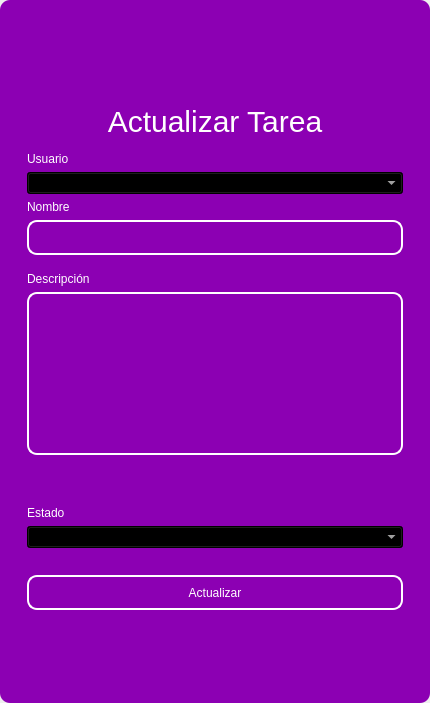
<?xml version="1.0" encoding="UTF-8"?>
<ui version="4.0">
 <class>MainWindow</class>
 <widget class="QMainWindow" name="MainWindow">
  <property name="geometry">
   <rect>
    <x>0</x>
    <y>0</y>
    <width>430</width>
    <height>703</height>
   </rect>
  </property>
  <property name="windowTitle">
   <string>MainWindow</string>
  </property>
  <property name="styleSheet">
   <string notr="true"/>
  </property>
  <widget class="QWidget" name="centralwidget">
   <property name="styleSheet">
    <string notr="true"/>
   </property>
   <layout class="QVBoxLayout" name="verticalLayout">
    <property name="spacing">
     <number>0</number>
    </property>
    <property name="leftMargin">
     <number>0</number>
    </property>
    <property name="topMargin">
     <number>0</number>
    </property>
    <property name="rightMargin">
     <number>0</number>
    </property>
    <property name="bottomMargin">
     <number>0</number>
    </property>
    <item>
     <widget class="QFrame" name="frame">
      <property name="enabled">
       <bool>true</bool>
      </property>
      <property name="styleSheet">
       <string notr="true">QFrame {
	border-radius:10px;
	background-color: rgb(140, 0, 179);
 }
</string>
      </property>
      <property name="frameShape">
       <enum>QFrame::StyledPanel</enum>
      </property>
      <property name="frameShadow">
       <enum>QFrame::Raised</enum>
      </property>
      <layout class="QVBoxLayout" name="verticalLayout_2">
       <item>
        <widget class="QFrame" name="frame_superior">
         <property name="minimumSize">
          <size>
           <width>0</width>
           <height>40</height>
          </size>
         </property>
         <property name="maximumSize">
          <size>
           <width>16777215</width>
           <height>40</height>
          </size>
         </property>
         <property name="styleSheet">
          <string notr="true">QPushButton{
border-radius:18px;
}

QPushButton:hover{
	background-color: rgb(0, 0, 0);
}
</string>
         </property>
         <property name="frameShape">
          <enum>QFrame::StyledPanel</enum>
         </property>
         <property name="frameShadow">
          <enum>QFrame::Raised</enum>
         </property>
         <layout class="QHBoxLayout" name="horizontalLayout_3">
          <property name="spacing">
           <number>4</number>
          </property>
          <property name="leftMargin">
           <number>0</number>
          </property>
          <property name="topMargin">
           <number>0</number>
          </property>
          <property name="rightMargin">
           <number>0</number>
          </property>
          <property name="bottomMargin">
           <number>0</number>
          </property>
          <item>
           <widget class="QPushButton" name="btn_icon">
            <property name="text">
             <string/>
            </property>
            <property name="iconSize">
             <size>
              <width>40</width>
              <height>40</height>
             </size>
            </property>
           </widget>
          </item>
          <item>
           <spacer name="horizontalSpacer_2">
            <property name="orientation">
             <enum>Qt::Horizontal</enum>
            </property>
            <property name="sizeHint" stdset="0">
             <size>
              <width>443</width>
              <height>20</height>
             </size>
            </property>
           </spacer>
          </item>
          <item>
           <widget class="QPushButton" name="bt_minimizar">
            <property name="minimumSize">
             <size>
              <width>38</width>
              <height>38</height>
             </size>
            </property>
            <property name="maximumSize">
             <size>
              <width>38</width>
              <height>38</height>
             </size>
            </property>
            <property name="cursor">
             <cursorShape>PointingHandCursor</cursorShape>
            </property>
            <property name="text">
             <string/>
            </property>
            <property name="icon">
             <iconset>
              <normaloff>image/minus.svg</normaloff>image/minus.svg</iconset>
            </property>
            <property name="iconSize">
             <size>
              <width>38</width>
              <height>38</height>
             </size>
            </property>
           </widget>
          </item>
          <item>
           <widget class="QPushButton" name="bt_maximizar">
            <property name="minimumSize">
             <size>
              <width>38</width>
              <height>38</height>
             </size>
            </property>
            <property name="maximumSize">
             <size>
              <width>38</width>
              <height>38</height>
             </size>
            </property>
            <property name="cursor">
             <cursorShape>PointingHandCursor</cursorShape>
            </property>
            <property name="text">
             <string/>
            </property>
            <property name="icon">
             <iconset>
              <normaloff>image/chevron-up.svg</normaloff>image/chevron-up.svg</iconset>
            </property>
            <property name="iconSize">
             <size>
              <width>38</width>
              <height>38</height>
             </size>
            </property>
           </widget>
          </item>
          <item>
           <widget class="QPushButton" name="bt_restaurar">
            <property name="minimumSize">
             <size>
              <width>38</width>
              <height>38</height>
             </size>
            </property>
            <property name="maximumSize">
             <size>
              <width>38</width>
              <height>38</height>
             </size>
            </property>
            <property name="cursor">
             <cursorShape>PointingHandCursor</cursorShape>
            </property>
            <property name="text">
             <string/>
            </property>
            <property name="icon">
             <iconset>
              <normaloff>image/chevron-down.svg</normaloff>image/chevron-down.svg</iconset>
            </property>
            <property name="iconSize">
             <size>
              <width>38</width>
              <height>38</height>
             </size>
            </property>
           </widget>
          </item>
          <item>
           <widget class="QPushButton" name="bt_cerrar">
            <property name="minimumSize">
             <size>
              <width>38</width>
              <height>38</height>
             </size>
            </property>
            <property name="maximumSize">
             <size>
              <width>38</width>
              <height>38</height>
             </size>
            </property>
            <property name="cursor">
             <cursorShape>PointingHandCursor</cursorShape>
            </property>
            <property name="text">
             <string/>
            </property>
            <property name="icon">
             <iconset>
              <normaloff>image/x.svg</normaloff>image/x.svg</iconset>
            </property>
            <property name="iconSize">
             <size>
              <width>38</width>
              <height>38</height>
             </size>
            </property>
           </widget>
          </item>
         </layout>
        </widget>
       </item>
       <item>
        <widget class="QFrame" name="frame_3">
         <property name="styleSheet">
          <string notr="true">QLabel {
	color: rgb(255, 255, 254);
	font: 12pt &quot;Arial&quot;;
	background-color: rgba(0, 0, 0,0);
}

QTextEdit{
background-color: rgba(0, 0, 0,0);
border-radius:10px; 
font: 12pt &quot;Arial&quot;;
color: rgb(255, 255, 254);
border: 2px solid  rgb(255, 255, 255);

}

QTextEdit:hover{
background-color: rgba(0, 0, 0,0);
border-radius:10px; 
font: 12pt &quot;Arial&quot;;
border: 2px solid  rgb(120, 0, 171);
}

QTextEdit:focus{
background-color: rgb(0, 0, 0);
border-radius:10px; 
font: 12pt &quot;Arial&quot;;
border: 2px solid rgb(120, 0, 171);
}

QLineEdit{
background-color: rgba(0, 0, 0,0);
border-radius:10px; 
font: 12pt &quot;Arial&quot;;
color: rgb(255, 255, 254);
border: 2px solid  rgb(255, 255, 255);

}

QLineEdit:hover{
background-color: rgba(0, 0, 0,0);
border-radius:10px; 
font: 12pt &quot;Arial&quot;;
border: 2px solid  rgb(120, 0, 171);
}

QLineEdit:focus{
background-color: rgb(0, 0, 0);
border-radius:10px; 
font: 12pt &quot;Arial&quot;;
border: 2px solid rgb(120, 0, 171);
}

QCheckBox{
	font: 12pt &quot;Arial&quot;;
	color: rgb(255, 255, 255);
}

QCheckBox::indicator {
    width: 18px;
    height:18px;
}

QCheckBox::indicator:unchecked {
   background-image: url(image/square.svg);
}

QCheckBox::indicator:checked {
   background-image: url(image/check-square.svg);
}

QPushButton{
border-radius:10px; 
font: 12pt &quot;Arial&quot;;
color: rgb(255, 255, 254);
border: 2px solid #ffffff;
}

QPushButton:hover{
border-radius:10px; 
font: 12pt &quot;Arial&quot;;
color: rgb(255, 255, 255);
border: 2px solid rgb(120, 0, 171);
	background-color: rgb(120, 0, 171);
}
</string>
         </property>
         <property name="frameShape">
          <enum>QFrame::StyledPanel</enum>
         </property>
         <property name="frameShadow">
          <enum>QFrame::Raised</enum>
         </property>
         <layout class="QHBoxLayout" name="horizontalLayout_4">
          <item>
           <layout class="QVBoxLayout" name="verticalLayout_4">
            <item>
             <spacer name="verticalSpacer">
              <property name="orientation">
               <enum>Qt::Vertical</enum>
              </property>
              <property name="sizeHint" stdset="0">
               <size>
                <width>28</width>
                <height>28</height>
               </size>
              </property>
             </spacer>
            </item>
            <item>
             <widget class="QFrame" name="frame_4">
              <property name="maximumSize">
               <size>
                <width>400</width>
                <height>600</height>
               </size>
              </property>
              <property name="styleSheet">
               <string notr="true">QLabel {
	color: rgb(255, 255, 254);
	font: 12pt &quot;Arial&quot;;
	background-color: rgba(0, 0, 0,0);
}

QTextEdit{
background-color: rgba(0, 0, 0,0);
border-radius:10px; 
font: 12pt &quot;Arial&quot;;
color: rgb(255, 255, 254);
border: 2px solid  rgb(255, 255, 255);

}

QTextEdit:hover{
background-color: rgba(0, 0, 0,0);
border-radius:10px; 
font: 12pt &quot;Arial&quot;;
border: 2px solid  rgb(120, 0, 171);
}

QTextEdit:focus{
background-color: rgb(0, 0, 0);
border-radius:10px; 
font: 12pt &quot;Arial&quot;;
border: 2px solid rgb(120, 0, 171);
}

QLineEdit{
background-color: rgba(0, 0, 0,0);
border-radius:10px; 
font: 12pt &quot;Arial&quot;;
color: rgb(255, 255, 254);
border: 2px solid  rgb(255, 255, 255);

}

QLineEdit:hover{
background-color: rgba(0, 0, 0,0);
border-radius:10px; 
font: 12pt &quot;Arial&quot;;
border: 2px solid  rgb(120, 0, 171);
}

QLineEdit:focus{
background-color: rgb(0, 0, 0);
border-radius:10px; 
font: 12pt &quot;Arial&quot;;
border: 2px solid rgb(120, 0, 171);
}

QCheckBox{
	font: 12pt &quot;Arial&quot;;
	color: rgb(255, 255, 255);
}

QCheckBox::indicator {
    width: 18px;
    height:18px;
}

QCheckBox::indicator:unchecked {
   background-image: url(image/square.svg);
}

QCheckBox::indicator:checked {
   background-image: url(image/check-square.svg);
}

QPushButton{
border-radius:10px; 
font: 12pt &quot;Arial&quot;;
color: rgb(255, 255, 254);
border: 2px solid #ffffff;
}

QPushButton:hover{
border-radius:10px; 
font: 12pt &quot;Arial&quot;;
color: rgb(255, 255, 255);
border: 2px solid rgb(120, 0, 171);
	background-color: rgb(120, 0, 171);
}
</string>
              </property>
              <property name="frameShape">
               <enum>QFrame::StyledPanel</enum>
              </property>
              <property name="frameShadow">
               <enum>QFrame::Raised</enum>
              </property>
              <layout class="QVBoxLayout" name="verticalLayout_3">
               <item>
                <spacer name="verticalSpacer_3">
                 <property name="orientation">
                  <enum>Qt::Vertical</enum>
                 </property>
                 <property name="sizeHint" stdset="0">
                  <size>
                   <width>20</width>
                   <height>40</height>
                  </size>
                 </property>
                </spacer>
               </item>
               <item>
                <widget class="QLabel" name="label_3">
                 <property name="minimumSize">
                  <size>
                   <width>100</width>
                   <height>50</height>
                  </size>
                 </property>
                 <property name="styleSheet">
                  <string notr="true">font-size: 30px</string>
                 </property>
                 <property name="text">
                  <string>Actualizar Tarea</string>
                 </property>
                 <property name="alignment">
                  <set>Qt::AlignCenter</set>
                 </property>
                </widget>
               </item>
               <item>
                <widget class="QLabel" name="label_6">
                 <property name="text">
                  <string>Usuario</string>
                 </property>
                </widget>
               </item>
               <item>
                <widget class="QComboBox" name="user_combobox">
                 <property name="styleSheet">
                  <string notr="true">color: rgb(255, 255, 255);
background-color: rgb(0, 0, 0);</string>
                 </property>
                </widget>
               </item>
               <item>
                <widget class="QLabel" name="label_4">
                 <property name="text">
                  <string>Nombre</string>
                 </property>
                </widget>
               </item>
               <item>
                <widget class="QLineEdit" name="nametxt">
                 <property name="minimumSize">
                  <size>
                   <width>0</width>
                   <height>35</height>
                  </size>
                 </property>
                 <property name="text">
                  <string/>
                 </property>
                </widget>
               </item>
               <item>
                <spacer name="verticalSpacer_4">
                 <property name="orientation">
                  <enum>Qt::Vertical</enum>
                 </property>
                 <property name="sizeHint" stdset="0">
                  <size>
                   <width>20</width>
                   <height>40</height>
                  </size>
                 </property>
                </spacer>
               </item>
               <item>
                <widget class="QLabel" name="label_5">
                 <property name="text">
                  <string>Descripción</string>
                 </property>
                </widget>
               </item>
               <item>
                <widget class="QTextEdit" name="descriptiontxt"/>
               </item>
               <item>
                <spacer name="verticalSpacer_5">
                 <property name="orientation">
                  <enum>Qt::Vertical</enum>
                 </property>
                 <property name="sizeHint" stdset="0">
                  <size>
                   <width>20</width>
                   <height>40</height>
                  </size>
                 </property>
                </spacer>
               </item>
               <item>
                <spacer name="verticalSpacer_11">
                 <property name="orientation">
                  <enum>Qt::Vertical</enum>
                 </property>
                 <property name="sizeHint" stdset="0">
                  <size>
                   <width>20</width>
                   <height>40</height>
                  </size>
                 </property>
                </spacer>
               </item>
               <item>
                <spacer name="verticalSpacer_6">
                 <property name="orientation">
                  <enum>Qt::Vertical</enum>
                 </property>
                 <property name="sizeHint" stdset="0">
                  <size>
                   <width>20</width>
                   <height>40</height>
                  </size>
                 </property>
                </spacer>
               </item>
               <item>
                <spacer name="verticalSpacer_10">
                 <property name="orientation">
                  <enum>Qt::Vertical</enum>
                 </property>
                 <property name="sizeHint" stdset="0">
                  <size>
                   <width>20</width>
                   <height>40</height>
                  </size>
                 </property>
                </spacer>
               </item>
               <item>
                <widget class="QLabel" name="label_7">
                 <property name="text">
                  <string>Estado</string>
                 </property>
                </widget>
               </item>
               <item>
                <widget class="QComboBox" name="status_combobox">
                 <property name="cursor">
                  <cursorShape>PointingHandCursor</cursorShape>
                 </property>
                 <property name="styleSheet">
                  <string notr="true">color: rgb(255, 255, 255);
background-color: rgb(0, 0, 0);</string>
                 </property>
                </widget>
               </item>
               <item>
                <spacer name="verticalSpacer_9">
                 <property name="orientation">
                  <enum>Qt::Vertical</enum>
                 </property>
                 <property name="sizeHint" stdset="0">
                  <size>
                   <width>20</width>
                   <height>50</height>
                  </size>
                 </property>
                </spacer>
               </item>
               <item>
                <widget class="QPushButton" name="btn_update">
                 <property name="minimumSize">
                  <size>
                   <width>0</width>
                   <height>35</height>
                  </size>
                 </property>
                 <property name="cursor">
                  <cursorShape>PointingHandCursor</cursorShape>
                 </property>
                 <property name="text">
                  <string>Actualizar</string>
                 </property>
                </widget>
               </item>
               <item>
                <spacer name="verticalSpacer_7">
                 <property name="orientation">
                  <enum>Qt::Vertical</enum>
                 </property>
                 <property name="sizeHint" stdset="0">
                  <size>
                   <width>20</width>
                   <height>40</height>
                  </size>
                 </property>
                </spacer>
               </item>
               <item>
                <layout class="QHBoxLayout" name="horizontalLayout_2"/>
               </item>
               <item>
                <spacer name="verticalSpacer_8">
                 <property name="orientation">
                  <enum>Qt::Vertical</enum>
                 </property>
                 <property name="sizeHint" stdset="0">
                  <size>
                   <width>20</width>
                   <height>40</height>
                  </size>
                 </property>
                </spacer>
               </item>
               <item>
                <layout class="QHBoxLayout" name="horizontalLayout">
                 <item>
                  <spacer name="horizontalSpacer">
                   <property name="orientation">
                    <enum>Qt::Horizontal</enum>
                   </property>
                   <property name="sizeHint" stdset="0">
                    <size>
                     <width>40</width>
                     <height>20</height>
                    </size>
                   </property>
                  </spacer>
                 </item>
                </layout>
               </item>
              </layout>
             </widget>
            </item>
            <item>
             <spacer name="verticalSpacer_2">
              <property name="orientation">
               <enum>Qt::Vertical</enum>
              </property>
              <property name="sizeHint" stdset="0">
               <size>
                <width>20</width>
                <height>40</height>
               </size>
              </property>
             </spacer>
            </item>
           </layout>
          </item>
         </layout>
        </widget>
       </item>
      </layout>
     </widget>
    </item>
   </layout>
  </widget>
 </widget>
 <resources/>
 <connections/>
</ui>
